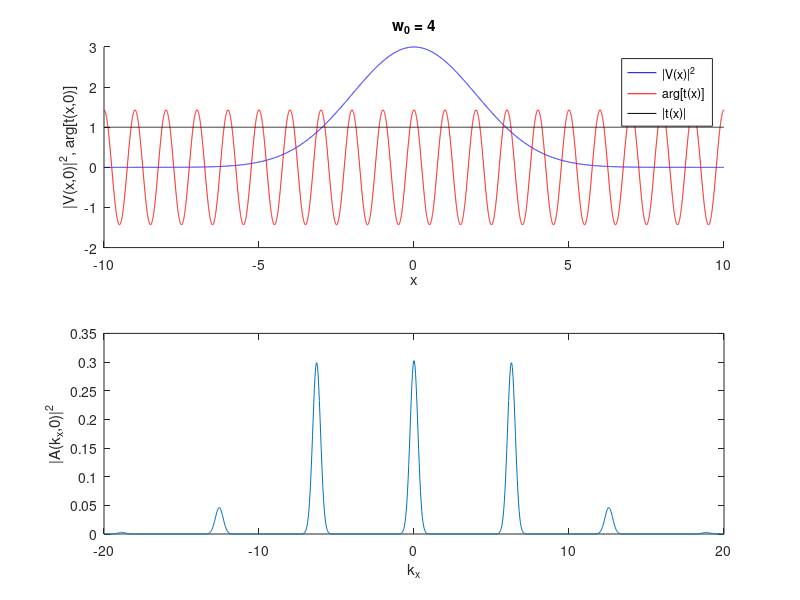

Write MATLAB code to recreate this figure.

kx=linspace(-20,20,1000);
x=linspace(-10,10,10000);

d=1;
% w0=0.7;

V0=sqrt(3);
w0v=(linspace(0,2,100)).^2;

figure
for ind=1:length(w0v)

    w0=w0v(ind);

    R=w0/d;

    kp=w0*kx;

    a=1.43;


    t=exp(1i*a*cos(2*pi*x/d));

    V=V0*exp(-x.^2/w0^2);


    A=zeros(size(kp));
    M=6;
    for m=-M:M
        A=A+besselj(m,a).*exp(-1/4*(kp-2*pi*m*R).^2);
    end


    clf('reset')
    subplot(2,1,1)
    hold on
    plot(x, abs(V).^2,'b')
    plot(x, angle(t),'r')
    plot(x, abs(t),'k')
    xlabel('x')
    ylabel('|V(x,0)|^2, arg[t(x,0)]')
    legend('|V(x)|^2', 'arg[t(x)]', '|t(x)|')
    title(['w_0 = ',num2str(w0)])
%     drawnow


    subplot(2,1,2)
    plot(kx, abs(A).^2)
    xlabel('k_x')
    ylabel('|A(k_x,0)|^2')

    drawnow
end    

% 
% figure
% plot(w0v)